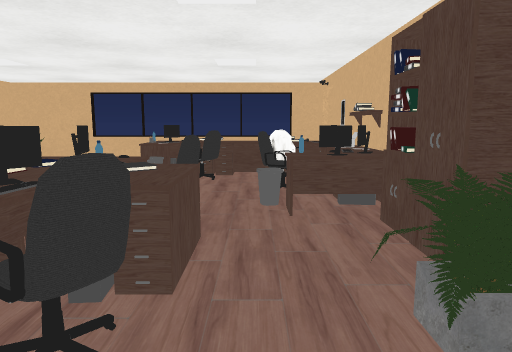
[1] (above)

17 first-person views from a walk through a 3-D level made in the Unity game engine. The camera is 1.4 m above the floor, tilts 8° down and sees 70° across. The floor is counted in squares, 1 m on a side. Each view is taken from the middle of a square. On the plan, view 1 faces up. The plan holds only what a view shows up to about 16 squares ahead; the rest is blank. The place goes on beyond the plan. The player character is not drawn. Some animated figures are not drawn. Door leaves are left out, so doorways stand open. Some surface patterns are stand-ins.

[2]
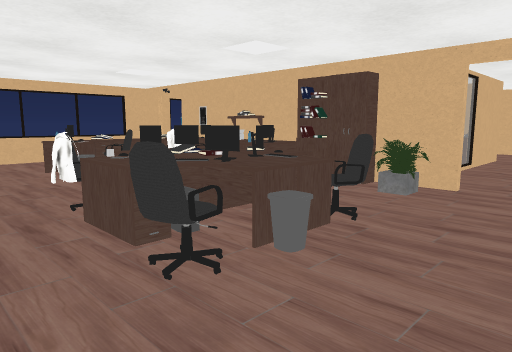

[3]
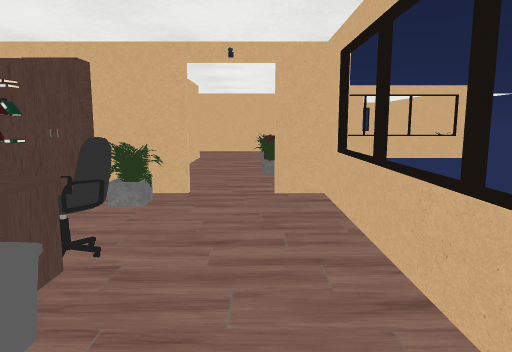

[4]
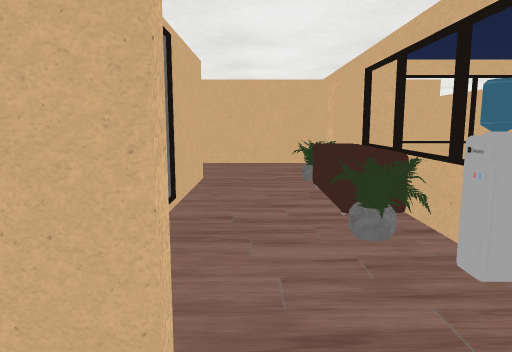

[5]
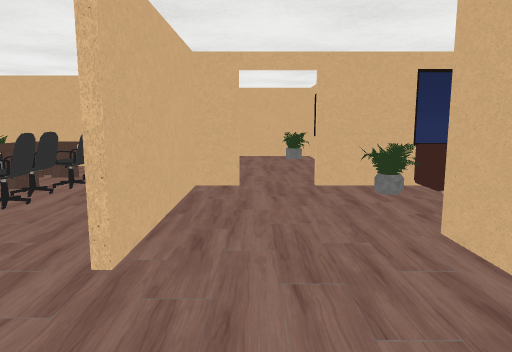

[6]
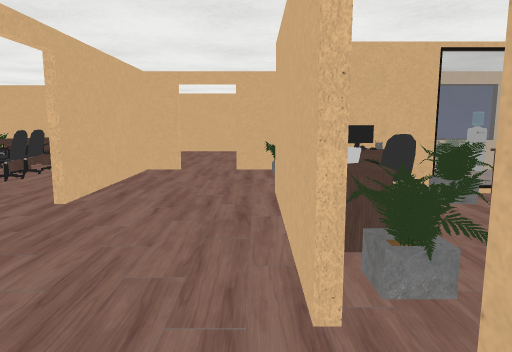

[7]
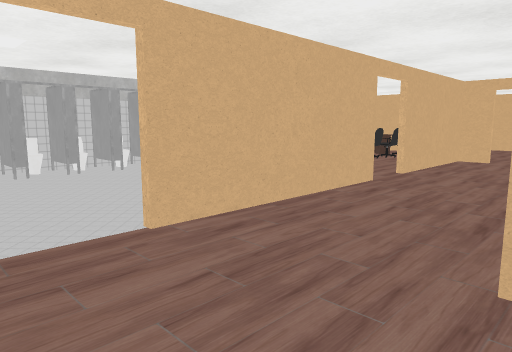

[8]
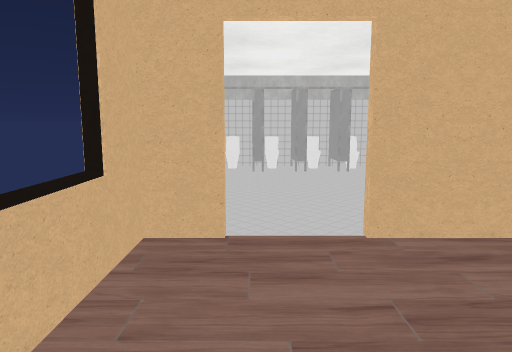

[9]
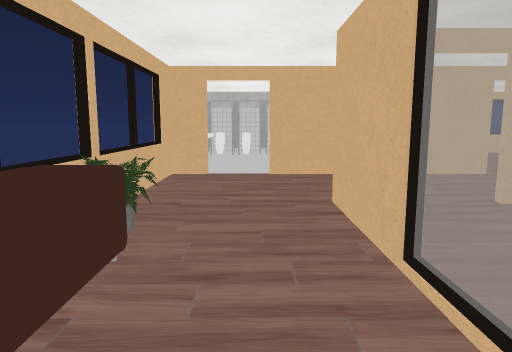

[10]
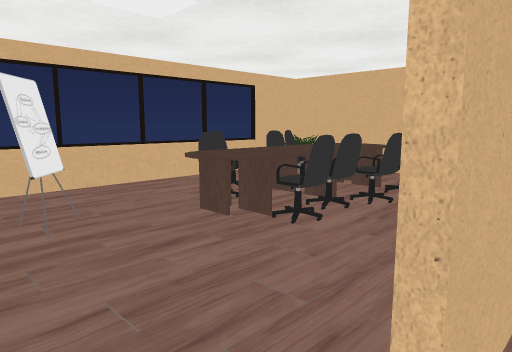

[11]
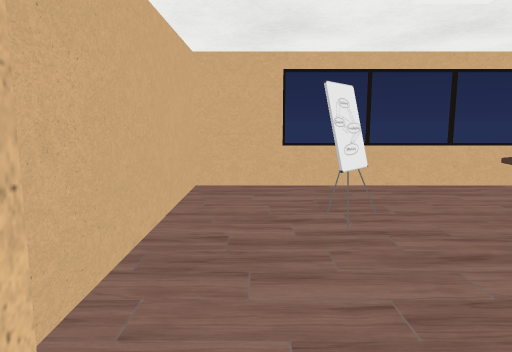

[12]
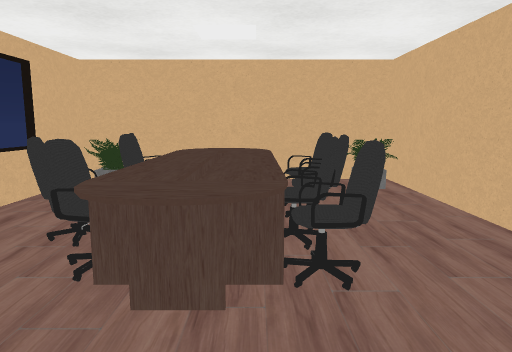

[13]
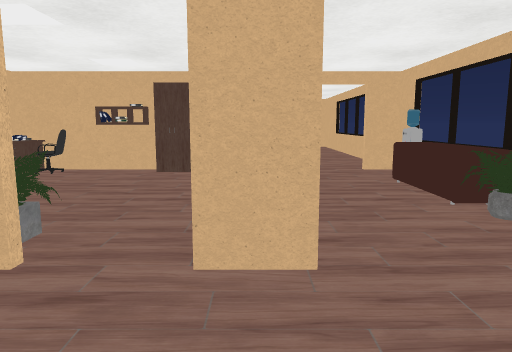

[14]
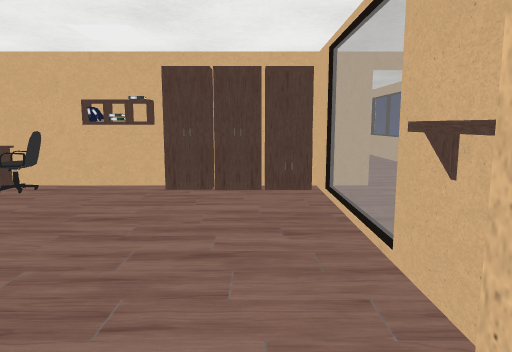

[15]
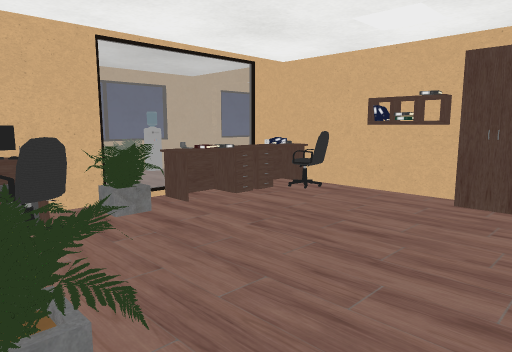

[16]
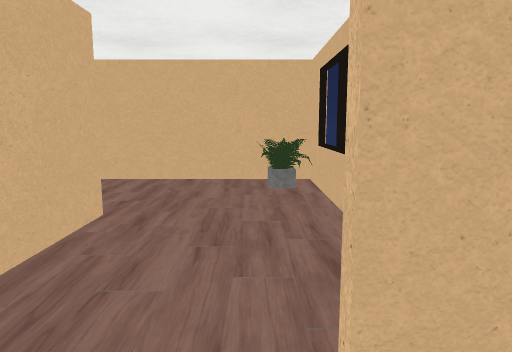

[17]
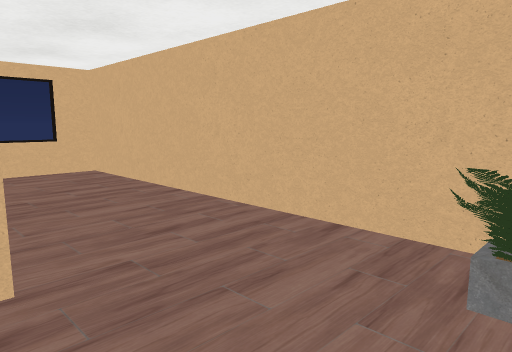

### Floor plan
Ten units are one square. View 1 is at (0, 0); x grows to the right and y downward. Boxes are objects, and circles mark ways between rooms. Rooms are numbered by the first view taken in them; rooms with no view inside come last. Other rooms are left out.
<svg viewBox="-70 -150 300 250">
<path fill="none" stroke="#000" d="M72 -106 85 -106M86 -104 74 -104M86 14 106 14M26 4 26 15M144 -54 144 -66M24 15 24 4M134 14 145 14M144 -105 144 -116M24 -134 24 -144M34 -144 -65 -144M26 -145 26 -134M144 -134 144 -144 94 -144M106 57 106 71M-31 14 58 14M146 44 146 54M144 56 144 -36M156 54 166 54M105 94 224 94 224 70M210 -101 210 -106M210 -114 210 -118M146 8 146 44M224 35 224 -79M225 -64 161 -64M166 54 205 54M146 54 156 54M210 -106 225 -106M210 -118 225 -118M209 -92 225 -92M216 -79 225 -79M224 -79 224 -141"/>
<rect x="-55" y="-45" width="10" height="10" fill="#bbb"><title>other object</title></rect>
<rect x="-45" y="-25" width="10" height="10" fill="#bbb"><title>chair</title></rect>
<rect x="-45" y="-35" width="10" height="10" fill="#bbb"><title>table</title></rect>
<rect x="-45" y="-45" width="10" height="10" fill="#bbb"><title>table</title></rect>
<rect x="-45" y="-65" width="10" height="20" fill="#bbb"><title>chair</title></rect>
<rect x="-35" y="-25" width="10" height="10" fill="#bbb"><title>bin</title></rect>
<rect x="-35" y="-35" width="10" height="10" fill="#bbb"><title>other object</title></rect>
<rect x="-35" y="-45" width="10" height="10" fill="#bbb"><title>monitor</title></rect>
<rect x="-35" y="-95" width="20" height="10" fill="#bbb"><title>other object</title></rect>
<rect x="-35" y="-115" width="20" height="20" fill="#bbb"><title>table</title></rect>
<rect x="-25" y="-25" width="10" height="10" fill="#bbb"><title>other object</title></rect>
<rect x="-25" y="-35" width="10" height="10" fill="#bbb"><title>monitor</title></rect>
<rect x="-25" y="-65" width="10" height="10" fill="#bbb"><title>monitor</title></rect>
<rect x="-25" y="-105" width="10" height="10" fill="#bbb"><title>other object</title></rect>
<rect x="-15" y="-25" width="10" height="10" fill="#bbb"><title>chair</title></rect>
<rect x="-15" y="-35" width="10" height="10" fill="#bbb"><title>table</title></rect>
<rect x="-15" y="-45" width="10" height="10" fill="#bbb"><title>cash register</title></rect>
<rect x="-15" y="-55" width="10" height="10" fill="#bbb"><title>chair</title></rect>
<rect x="-15" y="-95" width="10" height="10" fill="#bbb"><title>chair</title></rect>
<rect x="-15" y="-115" width="10" height="20" fill="#bbb"><title>other object</title></rect>
<rect x="-5" y="-65" width="10" height="10" fill="#bbb"><title>bin</title></rect>
<rect x="-5" y="-85" width="20" height="10" fill="#bbb"><title>chair</title></rect>
<rect x="-5" y="-105" width="20" height="20" fill="#bbb"><title>chair</title></rect>
<rect x="-5" y="-115" width="20" height="20" fill="#bbb"><title>other object</title></rect>
<rect x="-5" y="-115" width="10" height="10" fill="#bbb"><title>table</title></rect>
<rect x="5" y="-25" width="20" height="10" fill="#bbb"><title>pot</title></rect>
<rect x="5" y="-65" width="10" height="10" fill="#bbb"><title>monitor</title></rect>
<rect x="15" y="-45" width="10" height="20" fill="#bbb"><title>cupboard</title></rect>
<rect x="15" y="-55" width="10" height="10" fill="#bbb"><title>cupboard</title></rect>
<rect x="15" y="-65" width="10" height="10" fill="#bbb"><title>monitor</title></rect>
<rect x="15" y="-85" width="10" height="10" fill="#bbb"><title>other object</title></rect>
<rect x="15" y="-95" width="10" height="10" fill="#bbb"><title>other object</title></rect>
<rect x="15" y="-105" width="10" height="10" fill="#bbb"><title>other object</title></rect>
<rect x="25" y="-35" width="10" height="10" fill="#bbb"><title>other object</title></rect>
<rect x="25" y="-45" width="20" height="10" fill="#bbb"><title>chair</title></rect>
<rect x="25" y="-55" width="10" height="10" fill="#bbb"><title>other object</title></rect>
<rect x="25" y="-65" width="10" height="10" fill="#bbb"><title>other object</title></rect>
<rect x="25" y="-85" width="10" height="20" fill="#bbb"><title>cupboard</title></rect>
<rect x="25" y="-95" width="10" height="10" fill="#bbb"><title>cupboard</title></rect>
<rect x="25" y="-105" width="10" height="10" fill="#bbb"><title>cupboard</title></rect>
<rect x="35" y="5" width="10" height="10" fill="#bbb"><title>water cooler</title></rect>
<rect x="35" y="-35" width="10" height="10" fill="#bbb"><title>other object</title></rect>
<rect x="35" y="-145" width="10" height="10" fill="#bbb"><title>water cooler</title></rect>
<rect x="45" y="-5" width="20" height="20" fill="#bbb"><title>pot</title></rect>
<rect x="45" y="-35" width="10" height="10" fill="#bbb"><title>other object</title></rect>
<rect x="45" y="-145" width="30" height="10" fill="#bbb"><title>sofa</title></rect>
<rect x="55" y="-35" width="10" height="10" fill="#bbb"><title>table</title></rect>
<rect x="65" y="-5" width="30" height="20" fill="#bbb"><title>sofa</title></rect>
<rect x="65" y="-45" width="20" height="20" fill="#bbb"><title>pot</title></rect>
<rect x="75" y="-145" width="20" height="20" fill="#bbb"><title>pot</title></rect>
<rect x="85" y="-25" width="10" height="10" fill="#bbb"><title>other object</title></rect>
<rect x="85" y="-35" width="10" height="10" fill="#bbb"><title>monitor</title></rect>
<rect x="85" y="-45" width="10" height="10" fill="#bbb"><title>chair</title></rect>
<rect x="85" y="-85" width="20" height="20" fill="#bbb"><title>pot</title></rect>
<rect x="85" y="-105" width="20" height="10" fill="#bbb"><title>shelf</title></rect>
<rect x="95" y="-5" width="20" height="20" fill="#bbb"><title>pot</title></rect>
<rect x="95" y="-45" width="10" height="20" fill="#bbb"><title>table</title></rect>
<rect x="95" y="-55" width="10" height="10" fill="#bbb"><title>other object</title></rect>
<rect x="95" y="-65" width="10" height="10" fill="#bbb"><title>table</title></rect>
<rect x="105" y="75" width="20" height="20" fill="#bbb"><title>pot</title></rect>
<rect x="195" y="-145" width="10" height="10" fill="#bbb"><title>other object</title></rect>
<rect x="145" y="35" width="20" height="20" fill="#bbb"><title>pot</title></rect>
<rect x="165" y="15" width="10" height="20" fill="#bbb"><title>chair</title></rect>
<rect x="165" y="5" width="10" height="10" fill="#bbb"><title>chair</title></rect>
<rect x="165" y="-15" width="20" height="20" fill="#bbb"><title>chair</title></rect>
<rect x="175" y="-25" width="20" height="60" fill="#bbb"><title>table</title></rect>
<rect x="175" y="-5" width="10" height="20" fill="#bbb"><title>chair</title></rect>
<rect x="185" y="-45" width="20" height="20" fill="#bbb"><title>other object</title></rect>
<rect x="195" y="15" width="10" height="20" fill="#bbb"><title>chair</title></rect>
<rect x="195" y="5" width="10" height="10" fill="#bbb"><title>chair</title></rect>
<rect x="195" y="-15" width="10" height="20" fill="#bbb"><title>chair</title></rect>
<rect x="205" y="35" width="20" height="20" fill="#bbb"><title>pot</title></rect>
<rect x="205" y="-5" width="10" height="10" fill="#bbb"><title>chair</title></rect>
<rect x="215" y="-95" width="10" height="10" fill="#bbb"><title>other object</title></rect>
<rect x="215" y="-105" width="10" height="10" fill="#bbb"><title>toilet</title></rect>
<rect x="215" y="-115" width="10" height="10" fill="#bbb"><title>toilet</title></rect>
<rect x="215" y="-125" width="10" height="10" fill="#bbb"><title>toilet</title></rect>
<circle cx="150" cy="-45" r="3" fill="#2a7"/>
<circle cx="209" cy="-104" r="3" fill="#2a7"/>
<text x="70" y="-50">1</text>
<text x="190" y="-10">2</text>
<text x="220" y="-110">3</text>
</svg>
Room 1 opens to room 2. Room 1 opens to room 3.

Where each view was taken, in squares from view 1:
view 1: 0 up, 0 right, facing up
view 2: 1 down, 6 left, facing up-right
view 3: 0 up, 5 left, facing right
view 4: 1 up, 1 right, facing right
view 5: 7 up, 13 right, facing down
view 6: 10 up, 11 right, facing down
view 7: 14 up, 10 right, facing down-right
view 8: 13 up, 10 right, facing right
view 9: 12 up, 4 right, facing right
view 10: 5 up, 14 right, facing down-right
view 11: 5 up, 14 right, facing right
view 12: 4 up, 18 right, facing down
view 13: 10 up, 14 right, facing left
view 14: 9 up, 11 right, facing left
view 15: 9 up, 10 right, facing down-left
view 16: 0 up, 12 right, facing down
view 17: 5 down, 11 right, facing down-right
